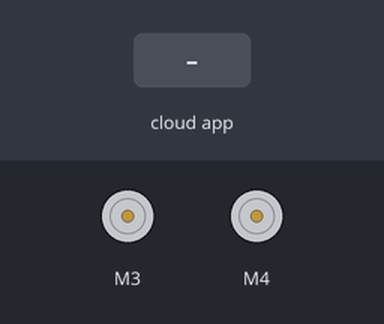
Simulated run of this sketch. Board: Arduino Uno, built with avr-gcc and run on an emulated ATmega328P. Parts: 2 × DC motor (green arrow = forward, orange = backward, longer = faster). Inputs (shaded band) come from the test bench. The ROS host is connected and sends only what is stated; what the sketch prints to the serial monitor is not drawn.

Above: at 1.2 s.
1.3 s: the phone or cloud app sets cmd_vel to w
At 2.5 s:
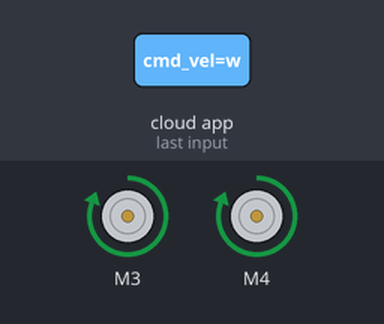
2.8 s: the phone or cloud app sets cmd_vel to s
At 4.0 s:
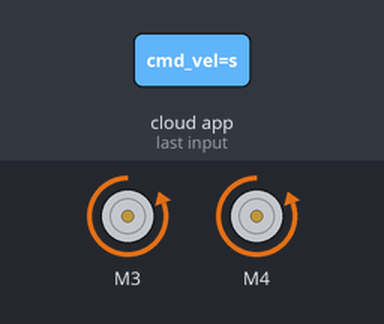
4.3 s: the phone or cloud app sets cmd_vel to d
At 5.5 s:
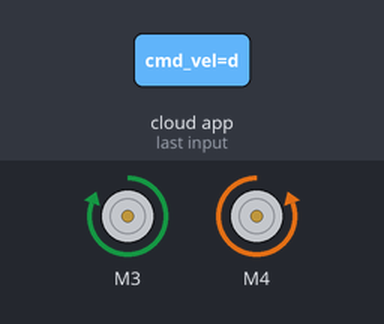
5.8 s: the phone or cloud app sets cmd_vel to a
At 6.8 s:
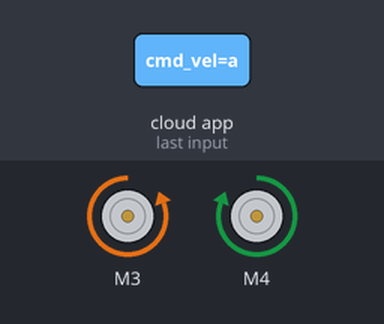
7.3 s: the phone or cloud app sets cmd_vel to b
At 8.2 s:
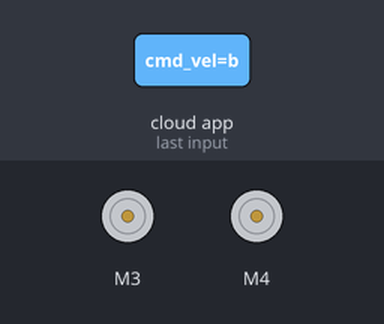
Timing chart, 0 to 9.8 s (numbered marks = the images above; inputs shaded):
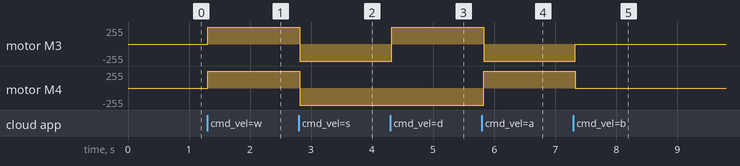

Measured:
- after the input at 1.3 s, motor M3, motor M4: stopped → forward 255/255 at once
- after the input at 2.8 s, motor M3, motor M4: forward 255/255 → backward 255/255 at once
- after the input at 4.3 s, motor M3: backward 255/255 → forward 255/255 at once
- after the input at 5.8 s, motor M3: forward 255/255 → backward 255/255 at once; motor M4: backward 255/255 → forward 255/255 at once
- after the input at 7.3 s, motor M3: backward 255/255 → stopped at once; motor M4: forward 255/255 → stopped at once

The sketch:

controlMotores.ino
```cpp
#include <ros.h>
#include <std_msgs/String.h>

#include <AFMotor.h>

String msg;
ros::NodeHandle node_handle;
std_msgs::String X;
//AF_DCMotor motor1(1);
//AF_DCMotor motor2(2);
AF_DCMotor motor3(3);
AF_DCMotor motor4(4);


void subscriberCallback(const std_msgs::String& X) {
  msg = X.data;
  motor3.run(RELEASE);
  motor4.run(RELEASE);
  if (msg == "w") {

    motor3.run(FORWARD);
    motor4.run(FORWARD);
  }
  else if (msg == "s") {

    motor3.run(BACKWARD);
    motor4.run(BACKWARD);
  }
  else if (msg == "d")
  {

    motor3.run(FORWARD);
    motor4.run(BACKWARD);
  }
  else if (msg == "a")
  {

    motor3.run(BACKWARD);
    motor4.run(FORWARD);
  }
  else if (msg == "b")
  {

    motor3.run(RELEASE);
    motor4.run(RELEASE);
  }


}

ros::Subscriber<std_msgs::String> cmd_vel("cmd_vel", &subscriberCallback);

void setup() {
  Serial.begin(57600);           // set up Serial library at 9600 bps
  Serial.println("Motor test!");

  // turn on motor
//  motor1.setSpeed(255);
//  motor2.setSpeed(255);
  motor3.setSpeed(255);
  motor4.setSpeed(255);


//  motor1.run(RELEASE);
//  motor2.run(RELEASE);
  motor3.run(RELEASE);
  motor4.run(RELEASE);

  node_handle.initNode();
  node_handle.subscribe(cmd_vel);
}

void loop() {


  node_handle.spinOnce();
  delay(100);
}
```
